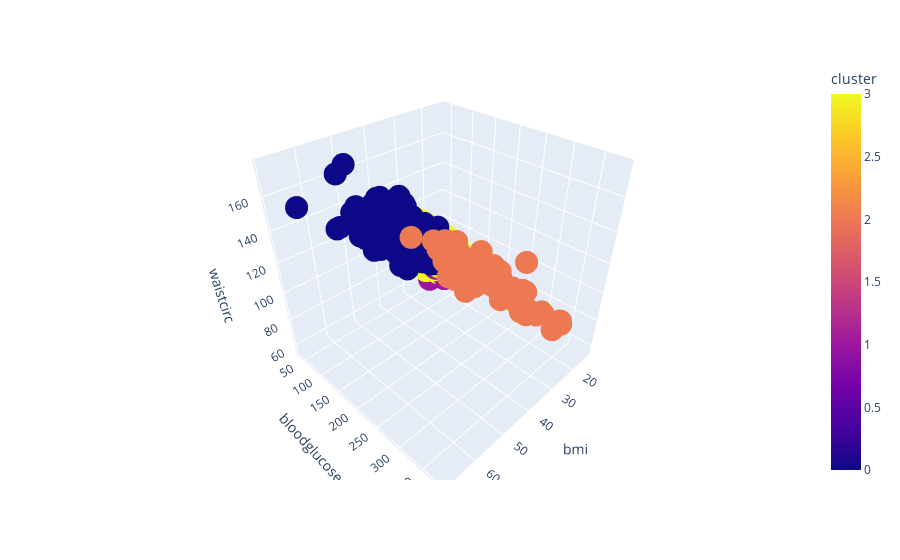

Here is the notebook cell this chart was saved with:
### Markdown cell above
### 3D plotting

### Code cell
import plotly.express as px
px.scatter_3d(ms2, x='bmi',
              y='bloodglucose',
              z='waistcirc',
              color='cluster')

### Figure 1 — Plotly figure (JSON) as saved in the notebook; plotly's stock layout.template omitted (floating-point values rounded to 4 significant figures; data arrays with more than 128 entries replaced by an {"elided": "..."} marker saying what was removed)
{"data": [{"hovertemplate": "bmi=%{x}<br>bloodglucose=%{y}<br>waistcirc=%{z}<br>cluster=%{marker.color}<extra></extra>", "legendgroup": "", "marker": {"color": {"elided": "2340 int values"}, "coloraxis": "coloraxis", "symbol": "circle"}, "mode": "markers", "name": "", "scene": "scene", "showlegend": false, "type": "scatter3d", "x": {"elided": "2340 float values"}, "y": {"elided": "2340 int values"}, "z": {"elided": "2340 float values"}}], "layout": {"coloraxis": {"colorbar": {"title": {"text": "cluster"}}, "colorscale": [[0, "#0d0887"], [0.1111, "#46039f"], [0.2222, "#7201a8"], [0.3333, "#9c179e"], [0.4444, "#bd3786"], [0.5556, "#d8576b"], [0.6667, "#ed7953"], [0.7778, "#fb9f3a"], [0.8889, "#fdca26"], [1, "#f0f921"]]}, "legend": {"tracegroupgap": 0}, "margin": {"t": 60}, "scene": {"domain": {"x": [0, 1], "y": [0, 1]}, "xaxis": {"title": {"text": "bmi"}}, "yaxis": {"title": {"text": "bloodglucose"}}, "zaxis": {"title": {"text": "waistcirc"}}}}}
